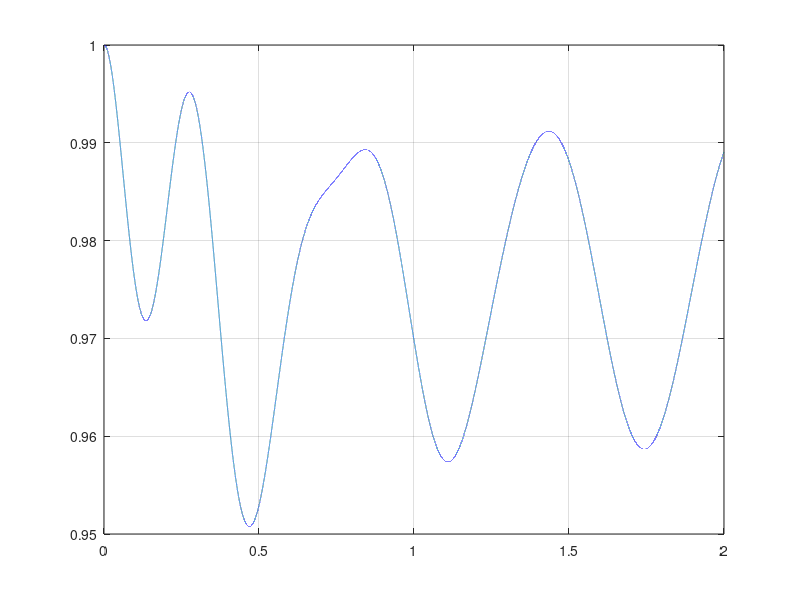

The MATLAB source for this figure:
close all;
clear;
%Numerical time integration of mass spring damper
%Starting from unstretched spring
%Starting from rest
%Basic data
F0=500; %F(t)=F0*sin(wp*t)
wp=10;
k=40e3;
c=500;
m=100;
g=9.81;
L0=1; %1m
%Time data
EndTime=2.0;
StepTime=1e-5;
%Initialize
Time=0.0;
y=L0;
yDot=0;
Counter=1;
%Start time integration
while Time<EndTime
    %Compute acceleration
    Ft=F0*sin(wp*Time);
    Fk=k*(y-L0);
    Fc=c*yDot;
    yDotDot=(Ft-Fk-Fc-m*g)/m;
    %Save data for plotting
    Time_Plot(Counter)=Time;
    y_Plot(Counter)=y;
    yDot_Plot(Counter)=yDot;
    yDotDot_Plot(Counter)=yDotDot;
    %Time integrate
    y=y+yDot*StepTime;
    yDot=yDot+yDotDot*StepTime;
    Time=Time+StepTime;
    Counter=Counter+1;
end;
plot(Time_Plot,y_Plot);
grid;